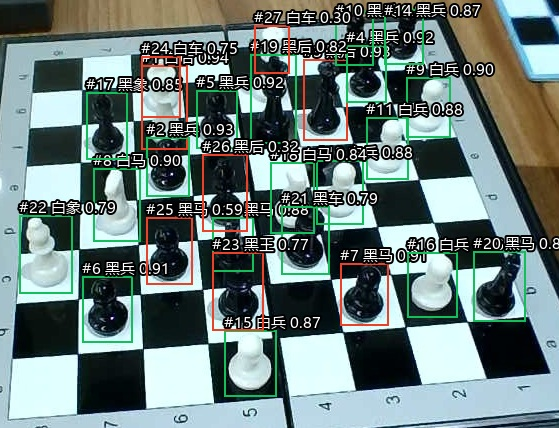
#> input picture docs/assets/real-vision-20261023/group16-before.jpg, 559 x 428 px, given in place of environment_photo.png, which was not available
$ python run.py
#> lines starting #> are read from the running program, lines starting #| are printed output that depends on the picture
"""Compare the saved environment render with its real-photo crop.

Run after render_dataset.py, or reuse existing results. Camera poses and piece
placements live in config.json; this script never changes them.
"""
import argparse
import json
from pathlib import Path

import numpy as np

HERE = Path(__file__).resolve().parent
PACKAGE = HERE.parents[1]
ROOT = PACKAGE.parents[1]
# Original-photo crop and grid corners, ordered a1, h1, h8, a8.
CROP = [605, 580, 1090, 940]
CORNERS = [[662, 872], [1026, 849], [961, 612], [658, 625]]


def compare():
    """Assemble the actual photo crop and render without warping either image."""
    from PIL import Image, ImageDraw, ImageFont
    config = json.loads((HERE / 'config.json').read_text())
#> (reads vision_eval/photo_synthetic/pilots/environment/config.json from the repository)
    output = ROOT / config['output']
    render = Image.open(output / 'images/test/environment_photo.png').convert('RGB')
#> render is the input picture: PIL image 559x428 RGB; mean R, G, B 107.8, 124.9, 122.1
    real = Image.open(PACKAGE / 'references/environment.jpg').convert('RGB')
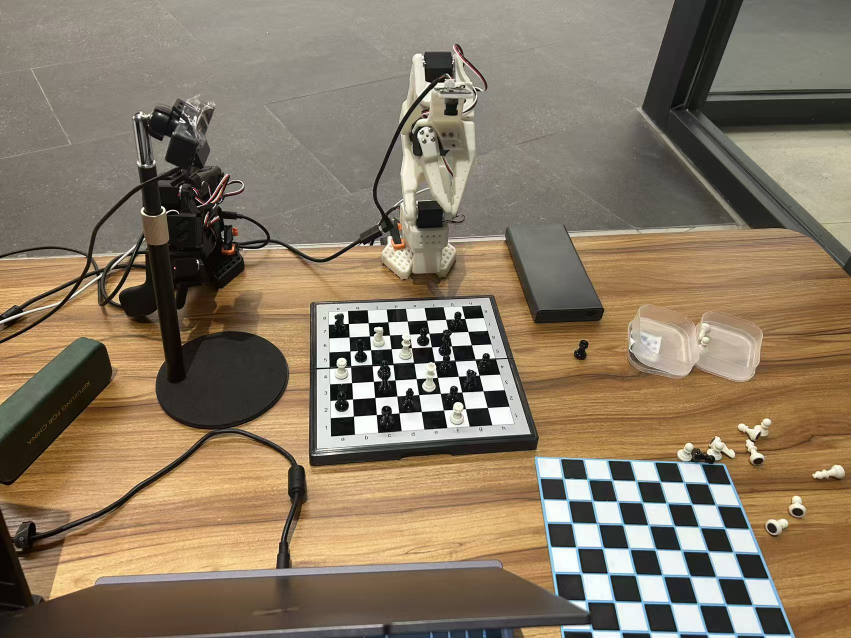
#> input picture docs/assets/real-vision-20261023/environment.jpg, 1702 x 1276 px, found by its file name (shown at 1/2 size)
#> real is the input picture: PIL image 1702x1276 RGB; mean R, G, B 135.6, 120.9, 100.2
    real = real.crop(CROP).resize(render.size, Image.Resampling.LANCZOS)
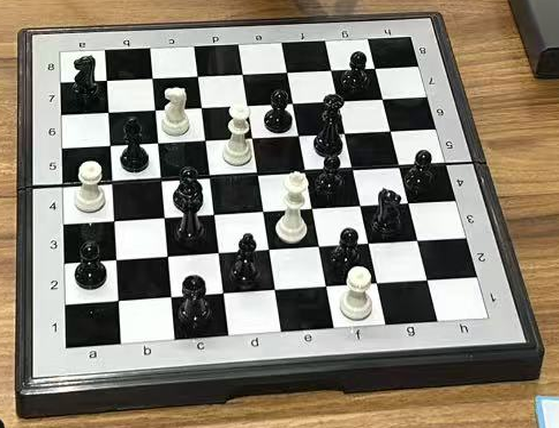
#> real: PIL image 559x428 RGB; mean R, G, B 134.9, 128.3, 116.1
    real.save(output / 'reference_crop.png')
    width, height = render.size
#> width = 559; height = 428
    sheet = Image.new('RGB', (width*2, height+108), (25,29,34))
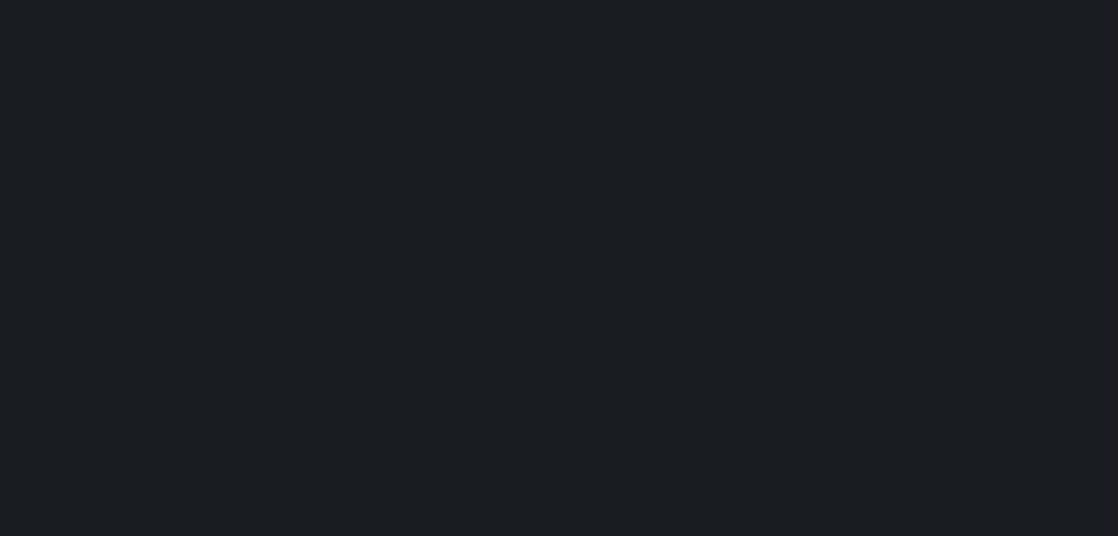
#> sheet: PIL image 1118x536 RGB; mean R, G, B 25, 29, 34
    draw = ImageDraw.Draw(sheet)
    font_path = Path('/usr/share/fonts/vazirmatn-vf-fonts/Vazirmatn[wght].ttf')
    heading = ImageFont.truetype(str(font_path), 28) if font_path.exists() else ImageFont.load_default()
    small = ImageFont.truetype(str(font_path), 20) if font_path.exists() else ImageFont.load_default()
    draw.text((20,10), 'Real photo — environment.jpg', font=heading, fill='white')
    draw.text((width+20,10), 'Blender — matched camera and 18-piece arrangement', font=heading, fill='white')
    sheet.paste(real, (0,54)); sheet.paste(render, (width,54))
#> after `sheet.paste(real, (0, 54))`:
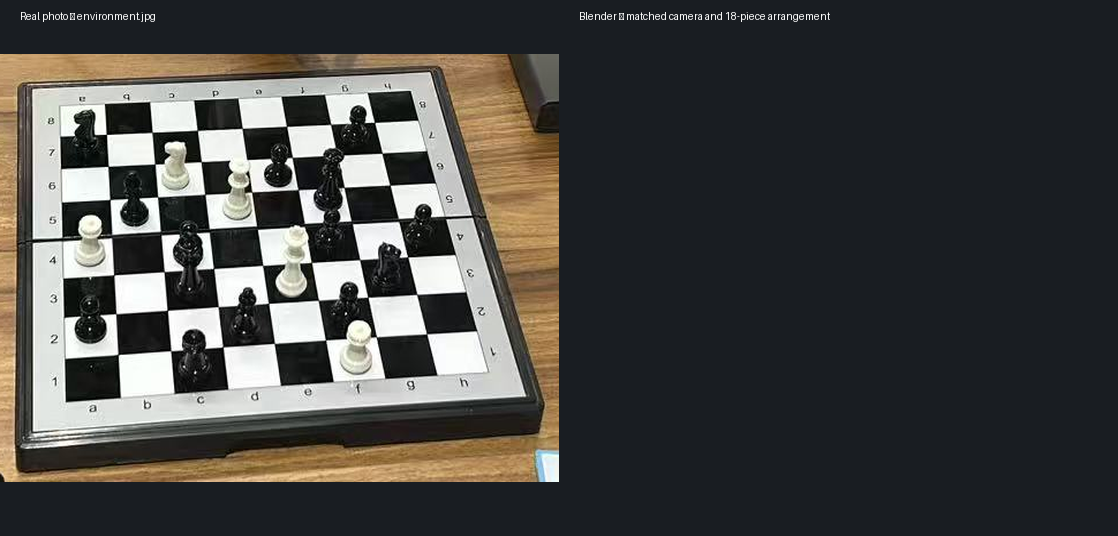
#> sheet: PIL image 1118x536 RGB; mean R, G, B 69.2, 69, 67.1
#> after `sheet.paste(render, (width, 54))`:
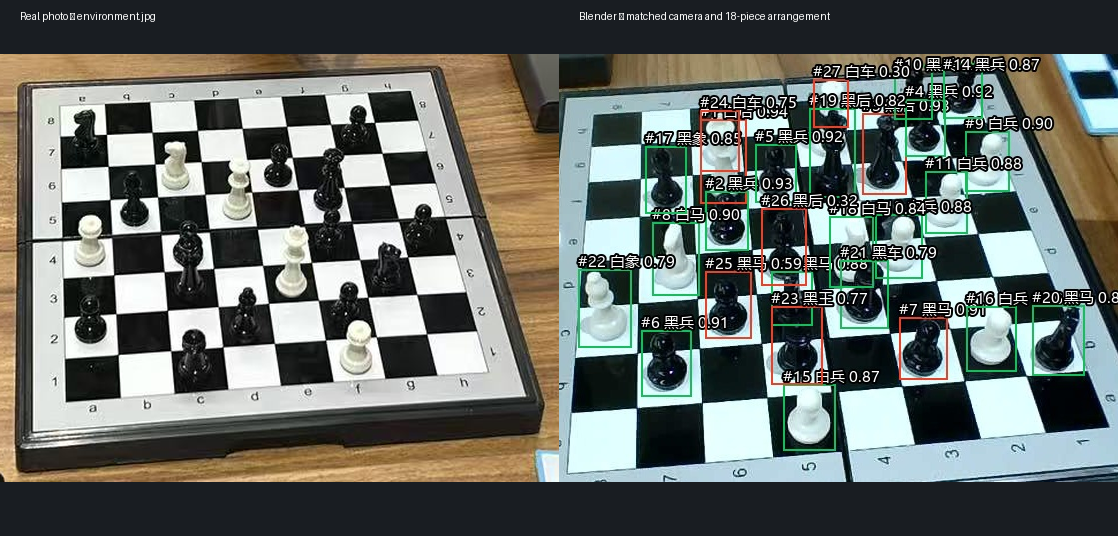
#> sheet: PIL image 1118x536 RGB; mean R, G, B 102.3, 107.2, 102.3
    draw.text((20,height+68), 'Lighting, piece identification and rotations are estimates. No image warping or retouching.', font=small, fill='white')
    sheet.save(output/'comparison.jpg', quality=95)
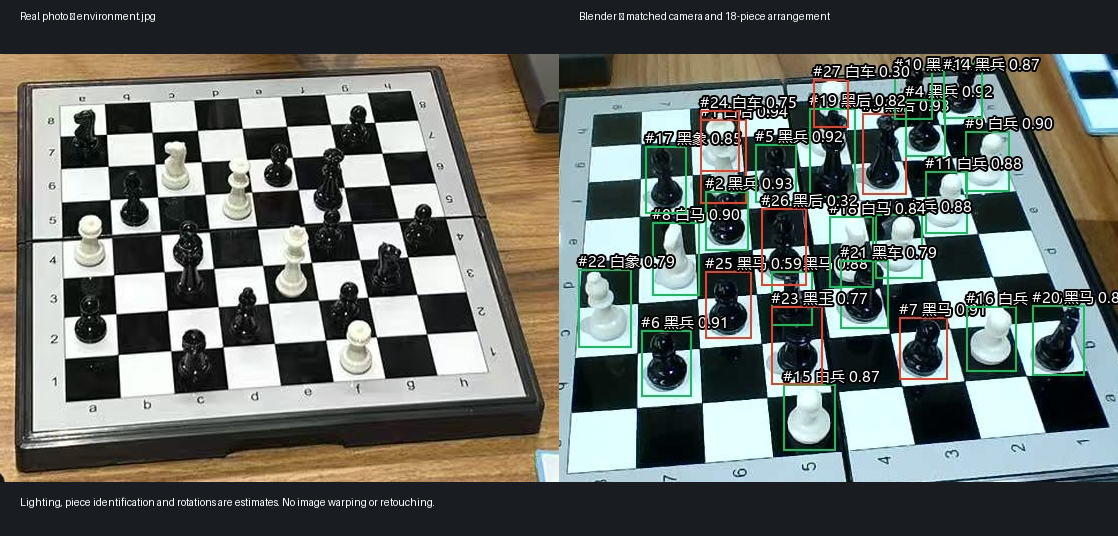
#> saved as comparison.jpg: PIL image 1118x536 RGB; mean R, G, B 102.6, 107.6, 102.6
    Image.blend(real,render,.5).save(output/'alignment_overlay.png')
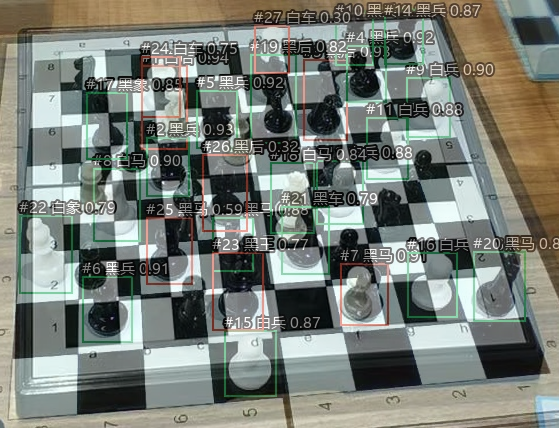
#> saved as alignment_overlay.png: PIL image 559x428 RGB; mean R, G, B 121.1, 126.3, 118.8
#> (the run stopped early here; a loop or call above may not have finished)
